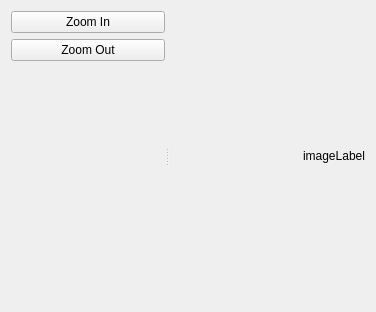
<?xml version="1.0" encoding="UTF-8"?>
<ui version="4.0">
 <class>Widget</class>
 <widget class="QWidget" name="Widget">
  <property name="geometry">
   <rect>
    <x>0</x>
    <y>0</y>
    <width>376</width>
    <height>312</height>
   </rect>
  </property>
  <property name="windowTitle">
   <string>Widget</string>
  </property>
  <layout class="QHBoxLayout" name="horizontalLayout_2">
   <item>
    <widget class="QSplitter" name="splitter">
     <property name="orientation">
      <enum>Qt::Horizontal</enum>
     </property>
     <widget class="QWidget" name="">
      <layout class="QVBoxLayout" name="verticalLayout_2">
       <item>
        <layout class="QVBoxLayout" name="verticalLayout">
         <item>
          <widget class="QPushButton" name="pushButton_2">
           <property name="text">
            <string>Zoom In</string>
           </property>
          </widget>
         </item>
         <item>
          <widget class="QPushButton" name="pushButton">
           <property name="text">
            <string>Zoom Out</string>
           </property>
          </widget>
         </item>
        </layout>
       </item>
       <item>
        <spacer name="verticalSpacer">
         <property name="orientation">
          <enum>Qt::Vertical</enum>
         </property>
         <property name="sizeHint" stdset="0">
          <size>
           <width>20</width>
           <height>168</height>
          </size>
         </property>
        </spacer>
       </item>
      </layout>
     </widget>
     <widget class="QWidget" name="">
      <layout class="QHBoxLayout" name="horizontalLayout">
       <item>
        <spacer name="horizontalSpacer">
         <property name="orientation">
          <enum>Qt::Horizontal</enum>
         </property>
         <property name="sizeHint" stdset="0">
          <size>
           <width>40</width>
           <height>20</height>
          </size>
         </property>
        </spacer>
       </item>
       <item>
        <widget class="QLabel" name="imageLabel">
         <property name="text">
          <string>imageLabel</string>
         </property>
        </widget>
       </item>
      </layout>
     </widget>
    </widget>
   </item>
  </layout>
 </widget>
 <resources/>
 <connections/>
</ui>
